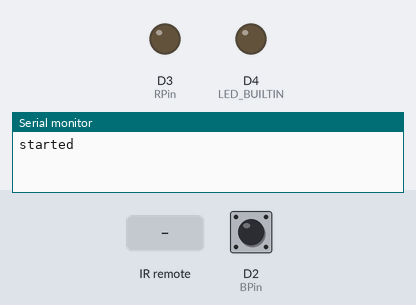
Recording of a sketch running on a simulated ESP8266 (NodeMCU). Shown: output pins drawn as LEDs (lit = HIGH, except the on-board LED, lit = LOW), the last lines printed to the serial monitor. Dashed ring = blinking. The inputs (shaded band) are chosen by the test bench; at power-on: D2 (BPin) HIGH.

Above: at 1.6 s.
1.7 s: infrared code 0x1003C received
At 2.1 s:
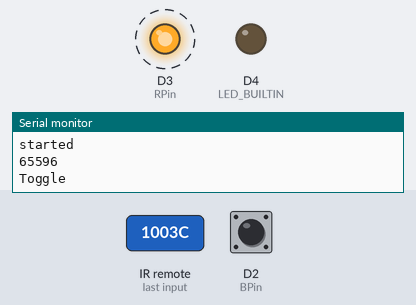
Timing chart, 0 to 10.7 s (numbered marks = the images above; inputs shaded):
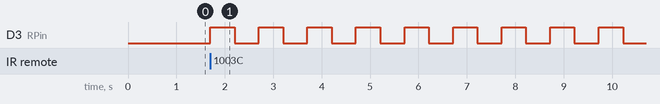

Measured:
- after the input at 1.7 s, D3 (RPin): alternates HIGH for 0.50 s and LOW for 0.50 s, starting at once

The sketch:

ir_nodemcu.ino
```cpp
#include "ButtonController.h"
#include "IRReader.h"

int IRPin = D7; //IR pin
int RPin = D3; //Relay pin
int BPin = D2; //Button pin

int state = LOW;

void onUpdate();

IRReader reader(IRPin, 500, onUpdate);
ButtonController bController(BPin, 500, onUpdate);

void setup() // ïðîöåäóðà setup
{
    Serial.begin(9600); // ïîäêëþ÷àåì ìîíèòîð ïîðòà

    //PIN_FUNC_SELECT(PERIPHS_IO_MUX_MTDO_U, FUNC_GPIO15);

    pinMode(LED_BUILTIN, OUTPUT);

    pinMode(RPin, OUTPUT);

    reader.setup();
    bController.setup();

    digitalWrite(LED_BUILTIN, HIGH);
    delay(400);
    Serial.println("started");
}

void onUpdate() {
    state = state == LOW ? HIGH : LOW;
    digitalWrite(RPin, state);
}

void loop() // ïðîöåäóðà loop
{
    reader.update();
    bController.update();
}
```

ButtonController.cpp
```cpp
#include "ButtonController.h"

ButtonController::ButtonController(int pin, int delay, std::function<void()> callback)
{
	this->pin = pin;
	this->delay = delay;
	this->callback = callback;
	lastUpdateTime = 0;
}

void ButtonController::setup() {
	pinMode(pin, INPUT_PULLUP);
}

void ButtonController::update() {
	unsigned long currentTime = millis();
	int state = digitalRead(pin);
	if (lastUpdateTime + (unsigned long)delay < currentTime) {
		if (state == LOW && prevState == HIGH) {
			callback();
			lastUpdateTime = currentTime;
		}
	}
	prevState = state;
}
```

ButtonController.h
```cpp
#ifndef _BUTTONCONTROLLER_h
#define _BUTTONCONTROLLER_h

#if defined(ARDUINO) && ARDUINO >= 100
	#include "arduino.h"
#else
	#include "WProgram.h"
#endif

class ButtonController
{

 private:
	 int pin;
	 int delay;
	 std::function<void()> callback;
	 unsigned long lastUpdateTime;
	 int prevState;

 public:
	ButtonController(int pin, int delay, std::function<void()> callback);
	void setup();
	void update();
};

#endif
```

IRReader.cpp
```cpp
#include "IRReader.h"

void print_uint64_t(uint64_t);

IRReader::IRReader(int pin, int delay, std::function<void()> callback)
{
	this->pin = pin;
	this->delay = delay;
	this->callback = callback;
	lastUpdateTime = 0;
	enabled = false;
}

void IRReader::setup()
{
	pinMode(pin, INPUT);

	irrecv = new IRrecv(pin);
}

void IRReader::update()
{
	unsigned long currentTime = millis();
	if (lastUpdateTime + (unsigned long)delay < currentTime) {
		if(!enabled){
			irrecv->enableIRIn();
			enabled = true;
		}
		if (irrecv->decode(&results)) {
			print_uint64_t(results.value);
			if (results.value == 65596 || results.value == 60)
			{
				Serial.println("Toggle");
				lastUpdateTime = millis();
				callback();
				if(enabled){
					irrecv->disableIRIn();
					enabled = false;
				}
			}
			if (enabled) {
				irrecv->resume();
			}
		}
	}
}

void print_uint64_t(uint64_t num) {

    char rev[128];
    char* p = rev + 1;

    while (num > 0) {
        *p++ = '0' + (num % 10);
        num /= 10;
    }
    p--;
    /*Print the number which is now in reverse*/
    while (p > rev) {
        Serial.print(*p--);
    }
    Serial.println();
}
```

IRReader.h
```cpp
#ifndef _IRREADER_h
#define _IRREADER_h

#if defined(ARDUINO) && ARDUINO >= 100
	#include "arduino.h"
	#include <IRremoteESP8266.h>
	#include <IRrecv.h>
#else
	#include "WProgram.h"
#endif

class IRReader
{

private:
	int pin;
	int delay;
	unsigned long lastUpdateTime;
	bool enabled;
	std::function<void()> callback;
	IRrecv* irrecv;
	decode_results results;

 public:
	IRReader(int pin, int delay, std::function<void()> callback);
	void setup();
	void update();
};

#endif
```
